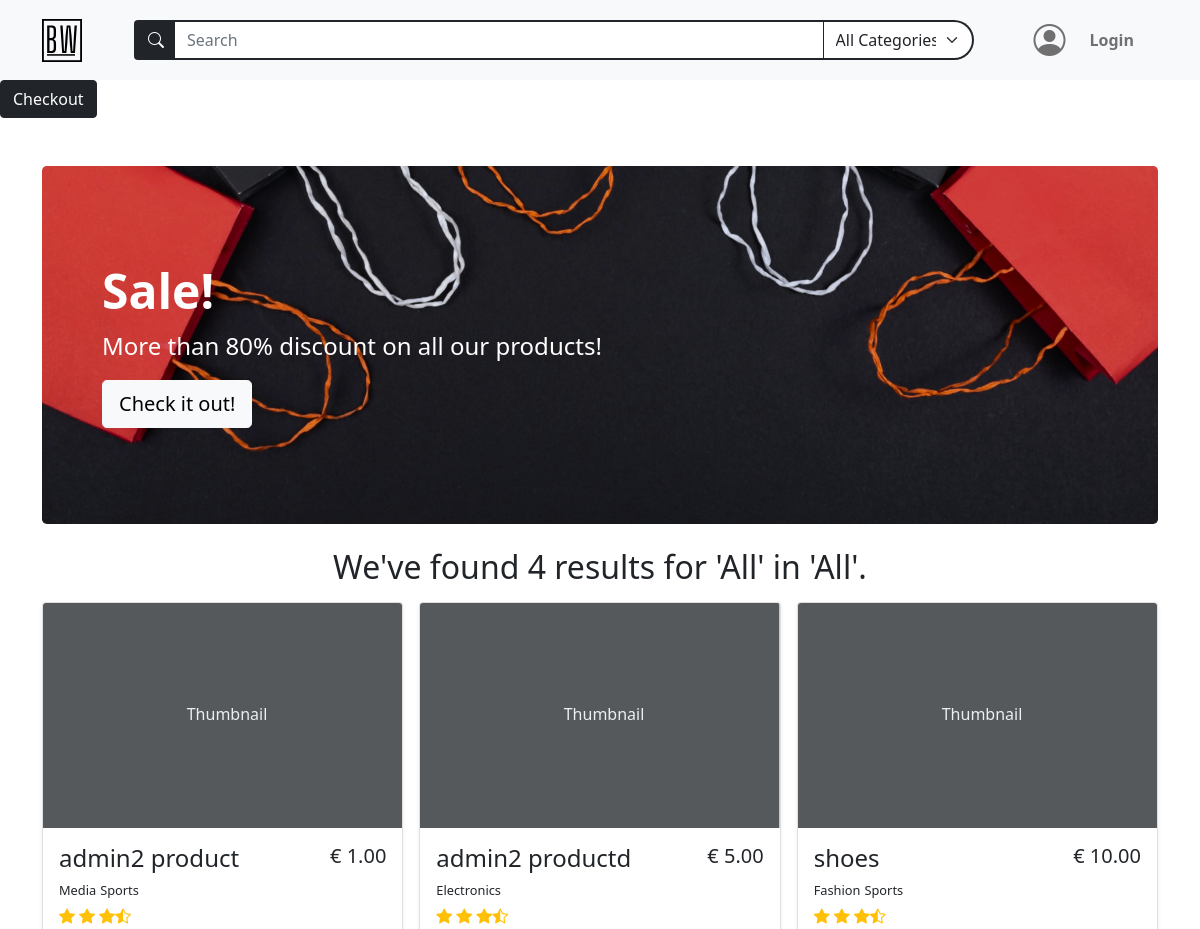
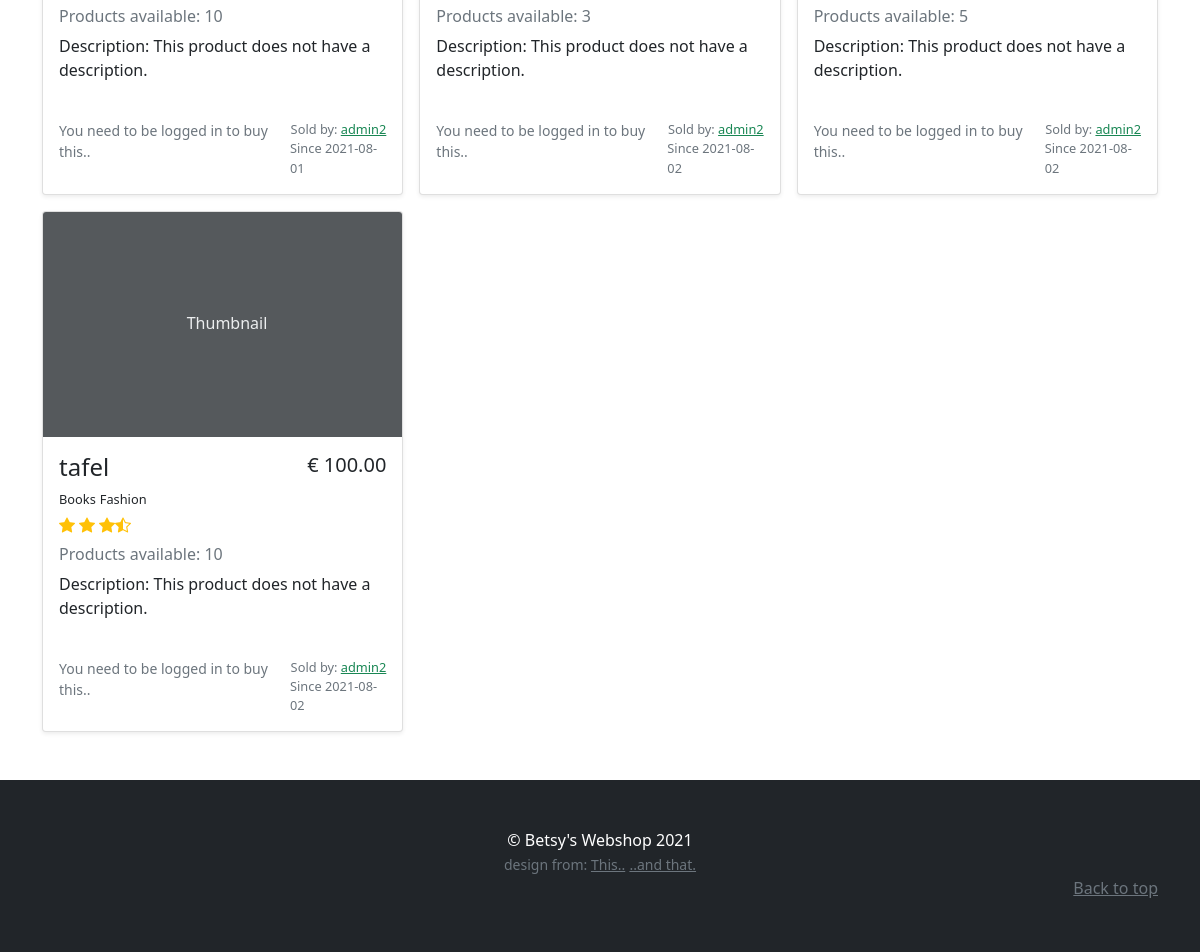
Screenshot of /search_results/All/All/ with the database file from the repository (2 pictures, top to bottom).
### models.py (models this page shows)
class BaseModel(db_wrapper.Model):
    class Meta:
        database = db

class Product(BaseModel):
    name = CharField(max_length=50)
    description = TextField(null=True)
    price_per_unit = DecimalField(
        constraints=[Check("price_per_unit >= 0")],
        decimal_places=2,
        auto_round=True,
        null=True,
        default=0,
        max_digits=10,
    )
    stock = IntegerField(default=1)
    owner = ForeignKeyField(User, backref="products")
    date_posted = DateTimeField(formats="%Y-%m-%d %H:%M", default=datetime.now())

class ProductTag(BaseModel):
    product = ForeignKeyField(Product, index=True, backref="tags")
    tag = ForeignKeyField(Tag, index=True, backref="products")

class Tag(BaseModel):
    name = CharField(unique=True, max_length=30)

class User(BaseModel, UserMixin):
    first_name = CharField(index=True, max_length=30, null=True, default="")
    last_name = CharField(max_length=120, null=True, default="")
    address = CharField(max_length=200, null=True, default="")
    city = CharField(max_length=50, null=True, default="")
    country = CharField(max_length=50, null=True)
    cc_number = IntegerField(null=True, default="")
    username = CharField(index=True, max_length=30, unique=True)
    email = CharField(index=True, max_length=50, unique=True)
    password = CharField(max_length=20)

### routes.py (the view, shortened to what this page needs)
@app.route(
    "/search_results/<search_term>/<search_tag>/",
    methods=["GET", "POST"],
)
def search_results(search_term, search_tag):
    register_form = RegistrationForm(prefix="register_form")
    login_form = LoginForm(prefix="login_form")
    search_form = SearchForm(prefix="search_form")
    search_form.search_tag.choices = get_alpha_tag_names()
    if current_user.is_anonymous:
        user = None
    else:
        user = User.get(current_user.id)
    if search_term == "All" and search_tag == "All":
        all_products_on_search = Product.select()
    elif search_term == "All":
        all_products_on_search = get_products_per_tag(search_tag)
    elif search_tag == "All":
        all_products_on_search = get_products_by_name(search_term)
    return render_template(
        "search_results.html",
        title="Search",
        all_products_on_search=all_products_on_search,
        login_form=login_form,
        register_form=register_form,
        search_form=search_form,
        user=user,
        all_products=Product.select(),
        search_tuple=(search_term, search_tag),
    )

### forms.py (shortened to what this page needs)
class RegistrationForm(FlaskForm):
    username = StringField(
        "Username",
        validators=[InputRequired(), Length(min=2, max=30)],
    )
    email = StringField(
        "Email", validators=[InputRequired(), Length(min=5, max=50), Email()]
    )
    password = PasswordField(
        "Set Password",
        validators=[
            InputRequired(),
            EqualTo(
                "password_confirm", message="Password must be identical in both inputs"
            ),
            Length(min=5, max=20),
        ],
    )
    password_confirm = PasswordField("Confirm Password")
    submit = SubmitField("Sign Up")

class LoginForm(FlaskForm):
    email = StringField(
        "Email", validators=[InputRequired(), Length(min=2, max=50), Email()]
    )
    password = PasswordField("Your Password", validators=[InputRequired()])
    login = SubmitField("Login!")

### main.py (called while the page is built)
def get_alpha_tag_names() -> tuple[Tag]:
    tags = Tag.select().order_by(Tag.name)
    tag_list = [(tag.name, tag.name) for tag in tags]
    tag_list.insert(0, ("All", "All Categories"))
    return tag_list

### templates/search_results.html (shortened to what this page needs)
{% extends "base.html" %} {% block content %}
<a href="{{url_for('checkout_page')}}" class="btn btn-dark" role="button">Checkout</a>
<div class="container py-5">
  <div class="p-5 mb-4 bg-dark rounded-3 search-results-banner banner">
    <div class="container-fluid py-5">
      <h1 class="display-5 fw-bold text-white">Sale!</h1>
      <p class="col-md-8 fs-4 text-white">
        More than 80% discount on all our products!
      </p>
      <button class="btn btn-light btn-lg" type="button">Check it out!</button>
    </div>
  </div>
  <h2 class="text-center my-3">
    {% if all_products_on_search | count == 1 %} We've found {{
    all_products_on_search | count }} result for '{{ search_tuple[0] }}' in '{{
    search_tuple[1] }}'. {% else %} We've found {{ all_products_on_search |
    count }} results for '{{ search_tuple[0] }}' in '{{ search_tuple[1] }}'. {%
    endif %}
  </h2>
  <div class="album">
    <div class="row row-cols-1 row-cols-md-2 row-cols-lg-3 g-3">
      {% for product in all_products_on_search %} {% include
      "product_in_search_results.html" %} {% endfor%}
    </div>
  </div>
</div>
{% endblock content %}

### templates/product_in_search_results.html (shortened to what this page needs)
<div class="col">
  <div class="card shadow-sm">
    <svg
      class="bd-placeholder-img card-img-top"
      width="100%"
      height="225"
      xmlns="http://www.w3.org/2000/svg"
      role="img"
      aria-label="Placeholder: Thumbnail"
      preserveAspectRatio="xMidYMid slice"
      focusable="false"
    >
      <text x="40%" y="50%" fill="#eceeef" dy=".3em">Thumbnail</text>
    </svg>
    <div class="card-body h-100">
      <div class="d-flex justify-content-between">
        <h4>{{ product.name }}</h4>
        <h5>€ {{ "%.2f"|format(product.price_per_unit) }}</h5>
      </div>
      <ul class="d-flex p-0 mb-0">
        {% if product.tags %} {% for producttags in product.tags %}
        <span class="pe-1 fs-small"> {{producttags.tag.name}}</span>
        {% endfor %} {% else %}
        <span class="pe-1 fs-small">This product has no categories.</span>
        {% endif %}
      </ul>
      <div class="d-flex text-warning py-1">
        <i class="bi bi-star-fill"></i>
        <i class="bi bi-star-fill mx-1"></i>
        <i class="bi bi-star-fill"></i>
        <i class="bi bi-star-half"></i>
      </div>
      <h6 class="text-muted my-0 mt-1 mb-2">
        Products available: {{product.stock}}
      </h6>
      <p class="card-text mt-2" style="min-height: 70px">
        Description: {% if product.description %} {{ product.description }} {%
        else %} This product does not have a description. {% endif %}
      </p>
      <div class="d-flex justify-content-between ">
        {% if current_user.id == product.owner.id %}
        {% elif current_user.is_anonymous %}
        <small class="text-muted">You need to be logged in to buy this..</small>
        {% endif %}
        <div class="text-muted fs-small m-0 p-0  ms-auto">
          <p class="m-0 text-end">
            Sold by: {% if current_user.username == product.owner.username %}
            <small>You</small>
            {% else %}
            <a
              class="text-success"
              href="{{url_for('user_profile', user_id=product.owner.id)}}"
              >{{ product.owner.username }}</a
            >
            {% endif %}
          </p>
          <p class="m-0">Since {{product.date_posted[0:10]}}</p>
        </div>
      </div>
    </div>
  </div>
</div>

### static/styles.css (style rules this page uses)
#categorySelect { border-top-right-radius: 25px !important ; border-bottom-right-radius: 25px !important ; }
.banner { background-repeat: no-repeat; background-size: cover; }
.search-results-banner { background-image: url("../static/assets/search_results.png"); background-position: center center; }
.fs-small { font-size: 0.8rem; }

### rows the page displays
Product: name "admin2 product", price_per_unit "1.00", stock "10", shows "This product does not have a description.", owner.username "admin2", date_posted "2021-08-01"
ProductTag: tag.name "Media"
ProductTag: tag.name "Sports"
Product: name "admin2 productd", price_per_unit "5.00", stock "3", shows "This product does not have a description.", owner.username "admin2", date_posted "2021-08-02"
ProductTag: tag.name "Electronics"
Product: name "shoes", price_per_unit "10.00", stock "5", shows "This product does not have a description.", owner.username "admin2", date_posted "2021-08-02"
ProductTag: tag.name "Fashion"
ProductTag: tag.name "Sports"
Product: name "tafel", price_per_unit "100.00", stock "10", shows "This product does not have a description.", owner.username "admin2", date_posted "2021-08-02"
ProductTag: tag.name "Books"
ProductTag: tag.name "Fashion"

### other values shown
{{ all_products_on_search |
    count }} "4"
{{ search_tuple[0] }} "All"
{{ search_tuple[1] }} "All"
